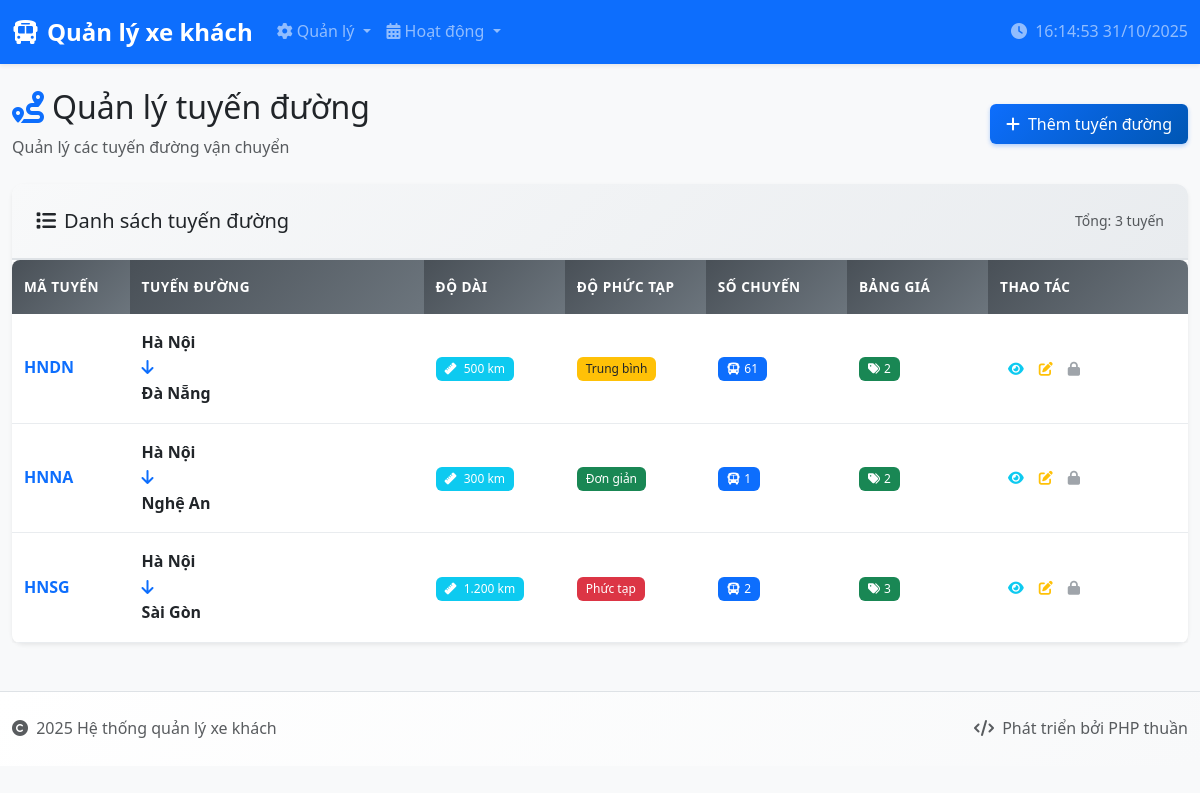
/quanly_xe_khach/tuyen_duong/index.php, run on the app's committed database.
### tables this page shows
CREATE TABLE `tuyen_duong` (
  `MaTuyenDuong` varchar(4) NOT NULL,
  `DiemDau` varchar(100) NOT NULL,
  `DiemCuoi` varchar(100) NOT NULL,
  `DoPhucTap` int(11) DEFAULT NULL CHECK (`DoPhucTap` in (1,2,3)),
  `DoDai` int(11) NOT NULL,
  PRIMARY KEY (`MaTuyenDuong`)
);

### quanly_xe_khach/tuyen_duong/index.php (the view, shortened to what this page needs)
<?php
$database = new Database();
$db = $database->getConnection();
try {
    $query = "SELECT td.*,
                     COUNT(DISTINCT cx.MaChuyenXe) as SoChuyenXe,
                     COUNT(DISTINCT bg.MaLoaiXe) as SoBangGia,
                     CASE
                         WHEN td.DoPhucTap = 1 THEN 'Đơn giản'
                         WHEN td.DoPhucTap = 2 THEN 'Trung bình'
                         WHEN td.DoPhucTap = 3 THEN 'Phức tạp'
                         ELSE 'Không xác định'
                     END as TenDoPhucTap
              FROM tuyen_duong td
              LEFT JOIN chuyen_xe cx ON td.MaTuyenDuong = cx.MaTuyenDuong
              LEFT JOIN bang_gia bg ON td.MaTuyenDuong = bg.MaTuyenDuong
              GROUP BY td.MaTuyenDuong
              ORDER BY td.MaTuyenDuong";
    $stmt = $db->prepare($query);
    $stmt->execute();
    $tuyen_duong_list = $stmt->fetchAll(PDO::FETCH_ASSOC);
} catch(PDOException $e) {
    $error = "Lỗi truy vấn: " . $e->getMessage();
}
include '../includes/header.php';
?>
<div class="row">
    <div class="col-12">
        <div class="d-flex justify-content-between align-items-center mb-4">
            <div>
                <h2><i class="fas fa-route text-primary me-2"></i>Quản lý tuyến đường</h2>
                <p class="text-muted mb-0">Quản lý các tuyến đường vận chuyển</p>
            </div>
            <a href="create.php" class="btn btn-primary">
                <i class="fas fa-plus me-2"></i>Thêm tuyến đường
            </a>
        </div>
        <div class="card shadow-sm">
            <div class="card-header">
                <div class="row align-items-center">
                    <div class="col">
                        <h5 class="mb-0"><i class="fas fa-list me-2"></i>Danh sách tuyến đường</h5>
                    </div>
                    <div class="col-auto">
                        <small class="text-muted">Tổng: <?php echo count($tuyen_duong_list); ?> tuyến</small>
                    </div>
                </div>
            </div>
            <div class="card-body p-0">
                <?php if (empty($tuyen_duong_list)): ?>
                    <div class="text-center py-5">
                        <i class="fas fa-route fa-3x text-muted mb-3"></i>
                        <p class="text-muted">Chưa có tuyến đường nào</p>
                        <a href="create.php" class="btn btn-primary">
                            <i class="fas fa-plus me-2"></i>Thêm tuyến đường đầu tiên
                        </a>
                    </div>
                <?php else: ?>
                    <div class="table-responsive">
                        <table class="table table-hover mb-0">
                            <thead class="table-dark">
                            <tr>
                                <th width="10%">Mã tuyến</th>
                                <th width="25%">Tuyến đường</th>
                                <th width="12%">Độ dài</th>
                                <th width="12%">Độ phức tạp</th>
                                <th width="12%">Số chuyến</th>
                                <th width="12%">Bảng giá</th>
                                <th width="17%">Thao tác</th>
                            </tr>
                            </thead>
                            <tbody>
                            <?php foreach ($tuyen_duong_list as $tuyen): ?>
                                <tr>
                                    <td>
                                        <span class="fw-bold text-primary"><?php echo htmlspecialchars($tuyen['MaTuyenDuong']); ?></span>
                                    </td>
                                    <td>
                                        <div class="fw-semibold"><?php echo htmlspecialchars($tuyen['DiemDau']); ?></div>
                                        <div class="text-primary">
                                            <i class="fas fa-arrow-down me-1"></i>
                                        </div>
                                        <div class="fw-semibold"><?php echo htmlspecialchars($tuyen['DiemCuoi']); ?></div>
                                    </td>
                                    <td>
                                    <span class="badge bg-info">
                                        <i class="fas fa-ruler me-1"></i>
                                        <?php echo number_format($tuyen['DoDai'], 0, ',', '.'); ?> km
                                    </span>
                                    </td>
                                    <td>
                                        <?php
                                        $badge_class = '';
                                        switch($tuyen['DoPhucTap']) {
                                            case 1: $badge_class = 'bg-success'; break;
                                            case 2: $badge_class = 'bg-warning text-dark'; break;
                                            case 3: $badge_class = 'bg-danger'; break;
                                        }
                                        ?>
                                        <span class="badge <?php echo $badge_class; ?>">
                                        <?php echo $tuyen['TenDoPhucTap']; ?>
                                    </span>
                                    </td>
                                    <td>
                                        <?php if ($tuyen['SoChuyenXe'] > 0): ?>
                                            <span class="badge bg-primary">
                                            <i class="fas fa-bus me-1"></i><?php echo $tuyen['SoChuyenXe']; ?>
                                        </span>
                                        <?php else: ?>
                                            <span class="text-muted">Chưa có</span>
                                        <?php endif; ?>
                                    </td>
                                    <td>
                                        <?php if ($tuyen['SoBangGia'] > 0): ?>
                                            <span class="badge bg-success">
                                            <i class="fas fa-tags me-1"></i><?php echo $tuyen['SoBangGia']; ?>
                                        </span>
                                        <?php else: ?>
                                            <span class="text-muted">Chưa có</span>
                                        <?php endif; ?>
                                    </td>
                                    <td>
                                        <div class="btn-group" role="group">
                                            <a href="view.php?id=<?php echo $tuyen['MaTuyenDuong']; ?>"
                                               class="btn btn-sm btn-outline-info"
                                               data-bs-toggle="tooltip" title="Xem chi tiết">
                                                <i class="fas fa-eye"></i>
                                            </a>
                                            <a href="edit.php?id=<?php echo $tuyen['MaTuyenDuong']; ?>"
                                               class="btn btn-sm btn-outline-warning"
                                               data-bs-toggle="tooltip" title="Chỉnh sửa">
                                                <i class="fas fa-edit"></i>
                                            </a>
                                            <?php if ($tuyen['SoChuyenXe'] == 0 && $tuyen['SoBangGia'] == 0): ?>
                                                <a href="index.php?delete=<?php echo $tuyen['MaTuyenDuong']; ?>"
                                                   class="btn btn-sm btn-outline-danger"
                                                   data-bs-toggle="tooltip" title="Xóa"
                                                   data-confirm="Bạn có chắc muốn xóa tuyến đường '<?php echo htmlspecialchars($tuyen['DiemDau'] . ' - ' . $tuyen['DiemCuoi']); ?>'?">
                                                    <i class="fas fa-trash"></i>
                                                </a>
                                            <?php else: ?>
                                                <button class="btn btn-sm btn-outline-secondary" disabled
                                                        data-bs-toggle="tooltip" title="Không thể xóa vì đang sử dụng">
                                                    <i class="fas fa-lock"></i>
                                                </button>
                                            <?php endif; ?>
                                        </div>
                                    </td>
                                </tr>
                            <?php endforeach; ?>
                            </tbody>
                        </table>
                    </div>
                <?php endif; ?>
            </div>
        </div>
    </div>
</div>
<?php include '../includes/footer.php'; ?>

### quanly_xe_khach/style.css (style rules this page uses)
:root { --primary-color: #0d6efd; --secondary-color: #6c757d; --success-color: #198754; --info-color: #0dcaf0; --warning-color: #ffc107; --danger-color: #dc3545; --light-color: #f8f9fa; --dark-color: #212529; }
body { font-family: 'Segoe UI', Tahoma, Geneva, Verdana, sans-serif; background-color: #f8f9fa; line-height: 1.6; }
.card { border: none; border-radius: 12px; box-shadow: 0 2px 10px rgba(0,0,0,0.08); transition: transform 0.2s ease, box-shadow 0.2s ease; }
.card-header { background: linear-gradient(135deg, #f8f9fa 0%, #e9ecef 100%); border-bottom: 2px solid #dee2e6; border-radius: 12px 12px 0 0 !important; padding: 1.5rem; }
.card-body { padding: 1.5rem; }
.table { border-radius: 8px; overflow: hidden; box-shadow: 0 2px 8px rgba(0,0,0,0.05); }
.table thead th { background: linear-gradient(135deg, #495057 0%, #6c757d 100%); color: white; border: none; font-weight: 600; text-transform: uppercase; font-size: 0.85rem; letter-spacing: 0.5px; padding: 1rem 0.75rem; }
.table tbody tr { transition: background-color 0.2s ease; }
.table td { vertical-align: middle; border-color: #e9ecef; padding: 1rem 0.75rem; }
.btn { border-radius: 6px; font-weight: 500; padding: 0.5rem 1rem; transition: all 0.2s ease; border: none; }
.btn-primary { background: linear-gradient(135deg, #0d6efd 0%, #0056b3 100%); box-shadow: 0 2px 4px rgba(13, 110, 253, 0.3); }
.btn-sm { padding: 0.375rem 0.75rem; font-size: 0.85rem; }
.btn-group-sm > .btn, .btn-sm { border-radius: 4px; }
.badge { font-size: 0.75rem; font-weight: 500; padding: 0.5em 0.75em; border-radius: 6px; }

### quanly_xe_khach/includes/header.php (style rules this page uses)
.table th { background-color: #f8f9fa; }
.btn-group-sm > .btn, .btn-sm { padding: 0.25rem 0.5rem; font-size: 0.875rem; }
.card-header { background-color: #f8f9fa; border-bottom: 2px solid #dee2e6; }

### data on the page
tuyen_duong: MaTuyenDuong "HNDN", DiemDau "Hà Nội", DiemCuoi "Đà Nẵng", DoDai "500", TenDoPhucTap "Trung bình", SoChuyenXe "61", SoBangGia "2"
tuyen_duong: MaTuyenDuong "HNNA", DiemDau "Hà Nội", DiemCuoi "Nghệ An", DoDai "300", TenDoPhucTap "Đơn giản", SoChuyenXe "1", SoBangGia "2"
tuyen_duong: MaTuyenDuong "HNSG", DiemDau "Hà Nội", DiemCuoi "Sài Gòn", DoDai "1.200", TenDoPhucTap "Phức tạp", SoChuyenXe "2", SoBangGia "3"

### other printed values
count($tuyen_duong_list) "3"
